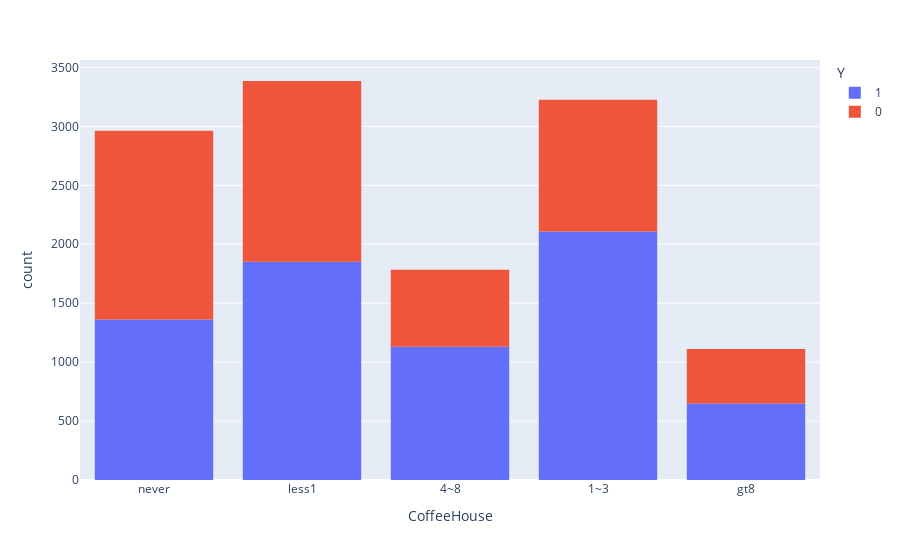

Source (notebook cell):
### Code cell
#sns.kdeplot(data=data['CoffeeHouse'].value_counts())
#sns.heatmap(data=bar_data['age'])
px.histogram(data, x='CoffeeHouse', color='Y')

### Figure 1 — Plotly figure (JSON) as saved in the notebook; plotly's stock layout.template omitted (floating-point values rounded to 4 significant figures; data arrays with more than 128 entries replaced by an {"elided": "..."} marker saying what was removed)
{"data": [{"alignmentgroup": "True", "bingroup": "x", "hovertemplate": "Y=1<br>CoffeeHouse=%{x}<br>count=%{y}<extra></extra>", "legendgroup": "1", "marker": {"color": "#636efa", "pattern": {"shape": ""}}, "name": "1", "offsetgroup": "1", "orientation": "v", "showlegend": true, "type": "histogram", "x": {"elided": "7210 str values"}, "xaxis": "x", "yaxis": "y"}, {"alignmentgroup": "True", "bingroup": "x", "hovertemplate": "Y=0<br>CoffeeHouse=%{x}<br>count=%{y}<extra></extra>", "legendgroup": "0", "marker": {"color": "#EF553B", "pattern": {"shape": ""}}, "name": "0", "offsetgroup": "0", "orientation": "v", "showlegend": true, "type": "histogram", "x": {"elided": "5474 str values"}, "xaxis": "x", "yaxis": "y"}], "layout": {"barmode": "relative", "legend": {"title": {"text": "Y"}, "tracegroupgap": 0}, "margin": {"t": 60}, "xaxis": {"anchor": "y", "domain": [0, 1], "title": {"text": "CoffeeHouse"}}, "yaxis": {"anchor": "x", "domain": [0, 1], "title": {"text": "count"}}}}
